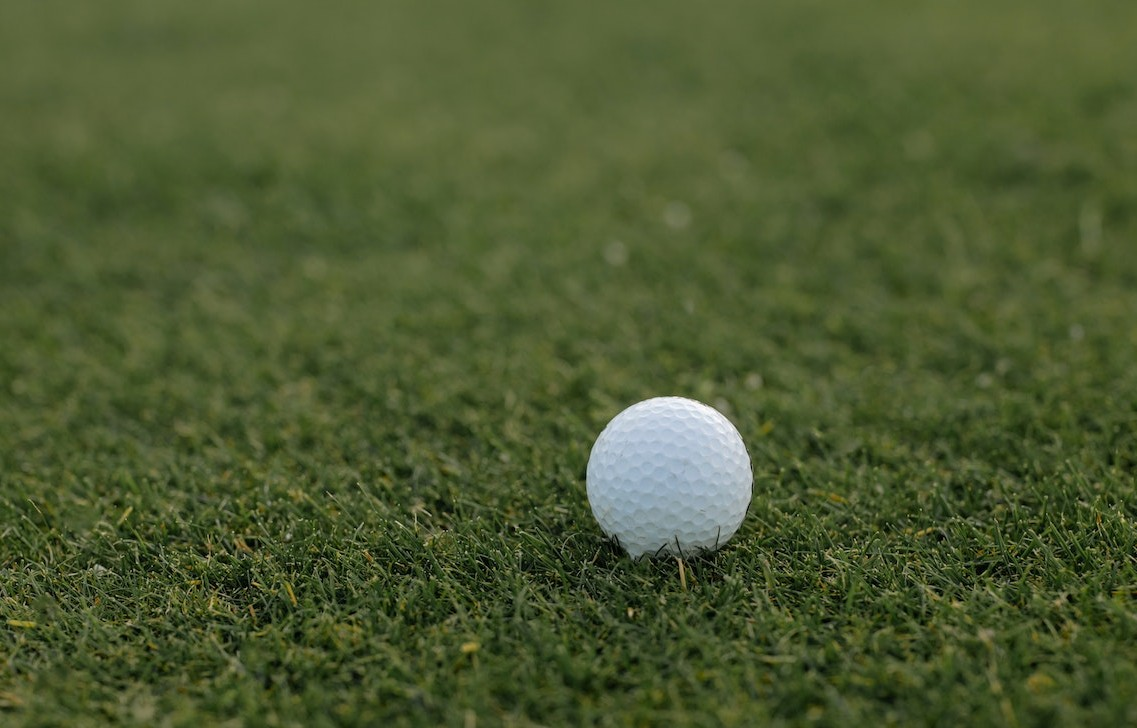
#> input picture examples/1.jpg, 1137 x 728 px, given in place of the camera
$ python hsv_color_picker_videos.py
#> lines starting #> are read from the running program, lines starting #| are printed output that depends on the picture; after the words box and inside, x2 and y2 are one past the last pixel; in counts of white or black regions, pixels touching at a corner belong together
import cv2
import numpy as np
import os


# Create a function to get the HSV values from the trackbar
def get_hsv_values(val):
    pass


# Create a window to display the frame
cv2.namedWindow('frame')

# Create a trackbar for Hue
cv2.createTrackbar('H min', 'frame', 0, 179, get_hsv_values)
#> slider 'H min' is set to 35
cv2.createTrackbar('H max', 'frame', 179, 179, get_hsv_values)

# Create a trackbar for Saturation
cv2.createTrackbar('S min', 'frame', 0, 255, get_hsv_values)
#> slider 'S min' is set to 51
cv2.createTrackbar('S max', 'frame', 255, 255, get_hsv_values)

# Create a trackbar for Value
cv2.createTrackbar('V min', 'frame', 0, 255, get_hsv_values)
#> slider 'V min' is set to 51
cv2.createTrackbar('V max', 'frame', 255, 255, get_hsv_values)


cap = cv2.VideoCapture(0)

while True:
    ret, frame = cap.read()
#> frame is the input picture: shape (728, 1137, 3); mean B, G, R 48.6, 89.1, 76

    # Convert the frame to HSV
    hsv_frame = cv2.cvtColor(frame, cv2.COLOR_BGR2HSV)
#> hsv_frame: shape (728, 1137, 3); mean H, S, V 41.2, 124.9, 89.3

    # Get the current HSV values from the trackbars
    h_min = cv2.getTrackbarPos('H min', 'frame')
    h_max = cv2.getTrackbarPos('H max', 'frame')
    s_min = cv2.getTrackbarPos('S min', 'frame')
    s_max = cv2.getTrackbarPos('S max', 'frame')
    v_min = cv2.getTrackbarPos('V min', 'frame')
    v_max = cv2.getTrackbarPos('V max', 'frame')

    # Set the lower and upper HSV limits
    lower_limit = np.array([h_min, s_min, v_min])
    upper_limit = np.array([h_max, s_max, v_max])

    # Create a mask for the specified color range
    mask = cv2.inRange(hsv_frame, lower_limit, upper_limit)
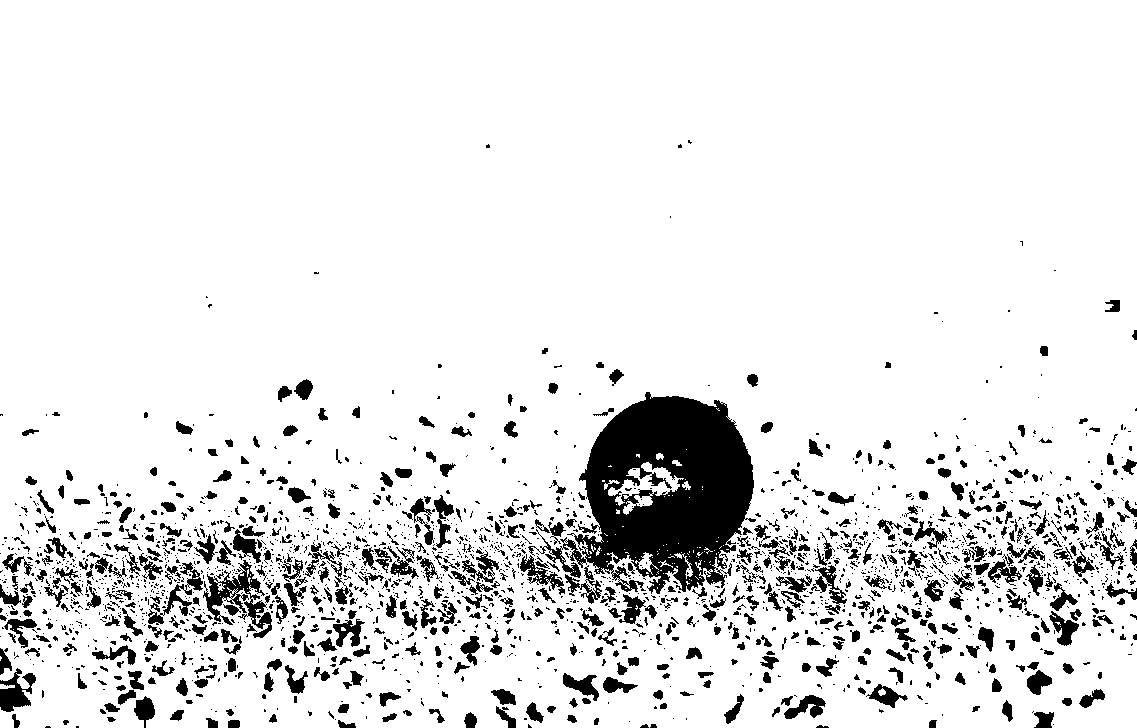
#> mask: shape (728, 1137); 89.9% white; 2317 black regions (1711 under 20 px), largest, box (x1, y1, x2, y2) and area: (528, 392, 756, 594) 24377, (203, 560, 272, 638) 1835, (0, 668, 36, 712) 838

    # Apply the mask to the original frame
    result = cv2.bitwise_and(frame, frame, mask=mask)
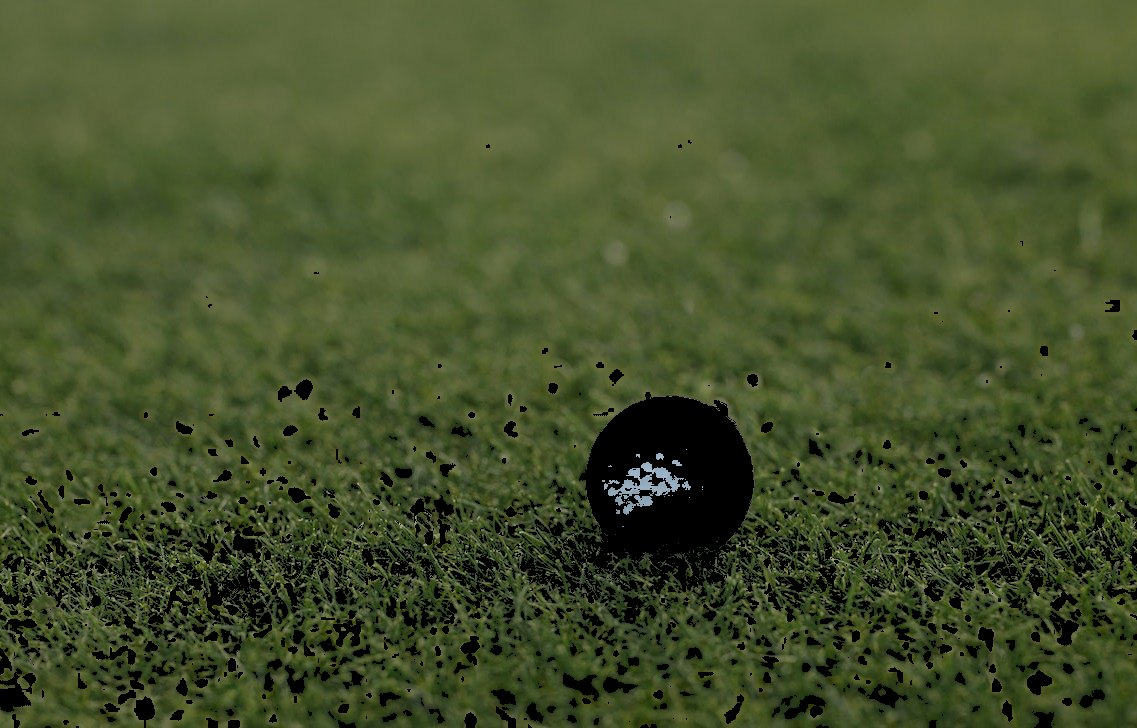
#> result: shape (728, 1137, 3); mean B, G, R 42.3, 80.4, 68.3

    # Show the frame, the mask, and the result
    cv2.imshow("orginal", frame)
    cv2.imshow("mask", mask)
    cv2.imshow('result', result)

    # Exit if 'q' is pressed
    if cv2.waitKey(1) & 0xFF == ord('q'):
#> (key q is pressed here)
        break

    # Print the current HSV values
    print('H min: {}, H max: {}, S min: {}, S max: {}, V min: {}, V max: {}'.format(
        h_min, h_max, s_min, s_max, v_min, v_max))
# Release the resources and close the window
cap.release()
cv2.destroyAllWindows()

$ run again, on examples/2.jpg
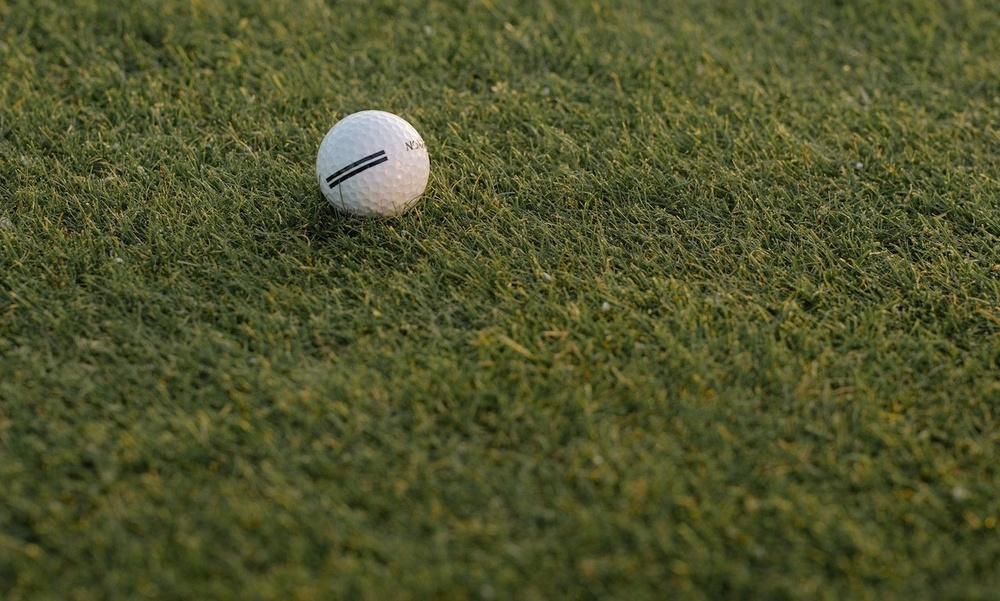
#> input picture examples/2.jpg, 1000 x 601 px, shrunk from 1279 x 769 before the run, given in place of the camera
#> frame is the input picture: shape (601, 1000, 3); mean B, G, R 43.4, 83.4, 79.2
#> hsv_frame: shape (601, 1000, 3); mean H, S, V 34.3, 130.7, 84.1
#> `mask = cv2.inRange(hsv_frame, lower_limit, upper_limit)`:
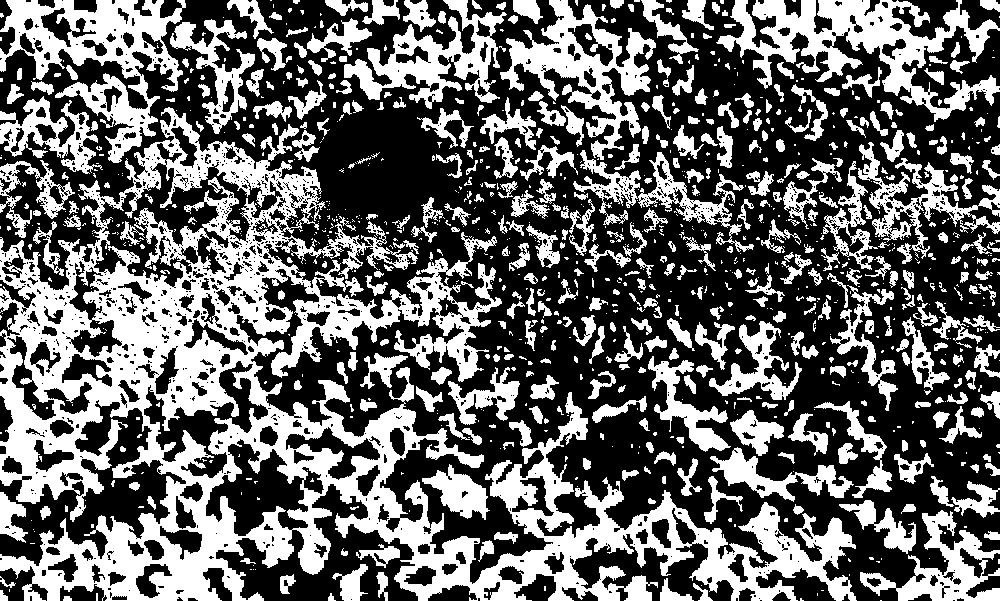
#> mask: shape (601, 1000); 40.5% white; 1081 white regions (648 under 20 px), largest, box (x1, y1, x2, y2) and area: (0, 107, 857, 601) 111689, (716, 0, 1000, 122) 12322, (0, 0, 186, 163) 10948
#> `result = cv2.bitwise_and(frame, frame, mask=mask)`:
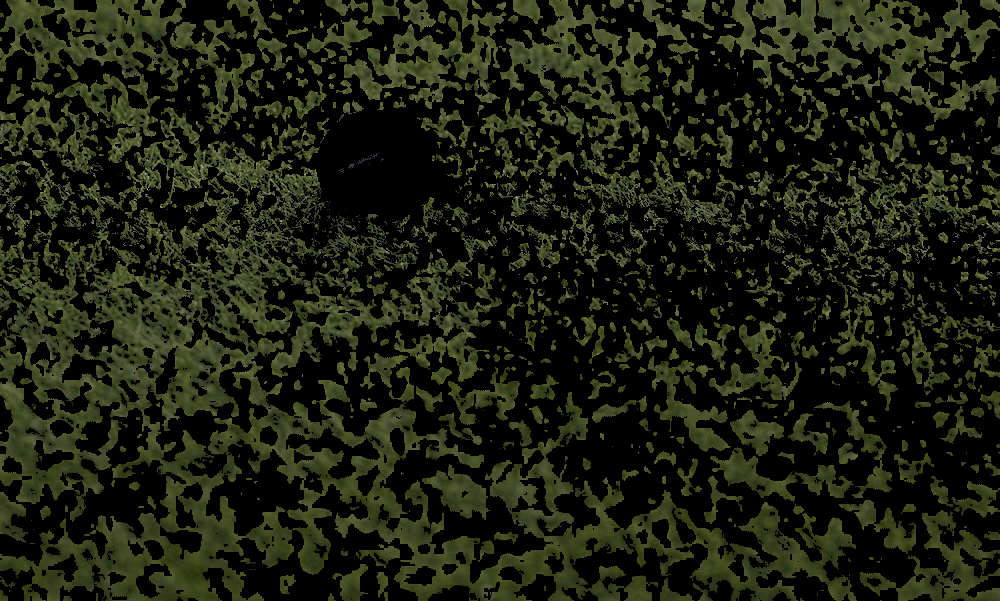
#> result: shape (601, 1000, 3); mean B, G, R 16.1, 31.4, 28.1

$ run again, on examples/3.jpg
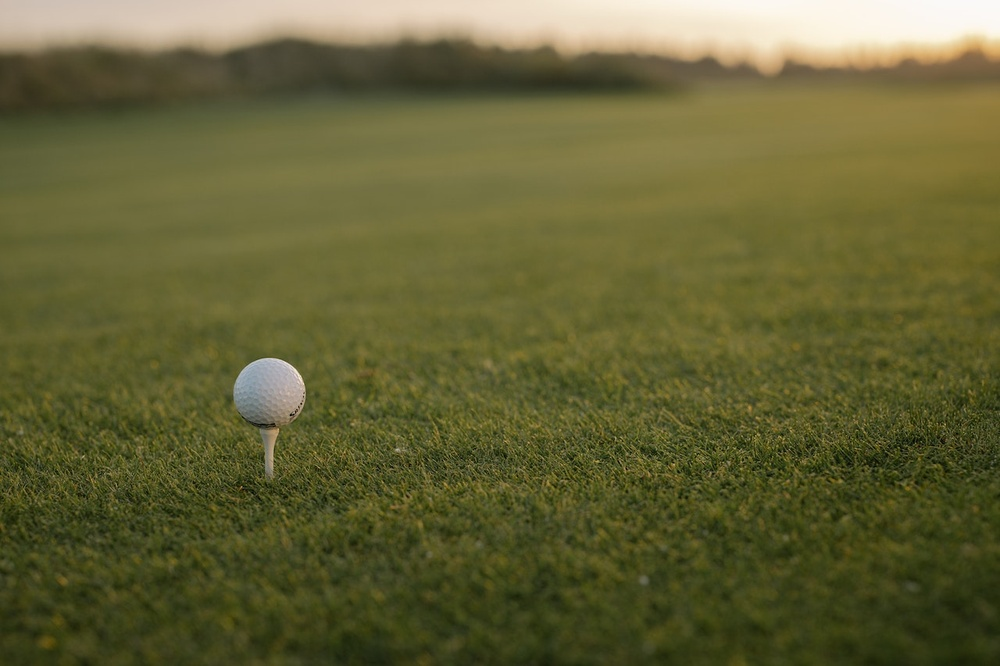
#> input picture examples/3.jpg, 1000 x 666 px, shrunk from 1280 x 853 before the run, given in place of the camera
#> frame is the input picture: shape (666, 1000, 3); mean B, G, R 54, 97.9, 99.7
#> hsv_frame: shape (666, 1000, 3); mean H, S, V 29.4, 131.7, 101.6
#> `mask = cv2.inRange(hsv_frame, lower_limit, upper_limit)`:
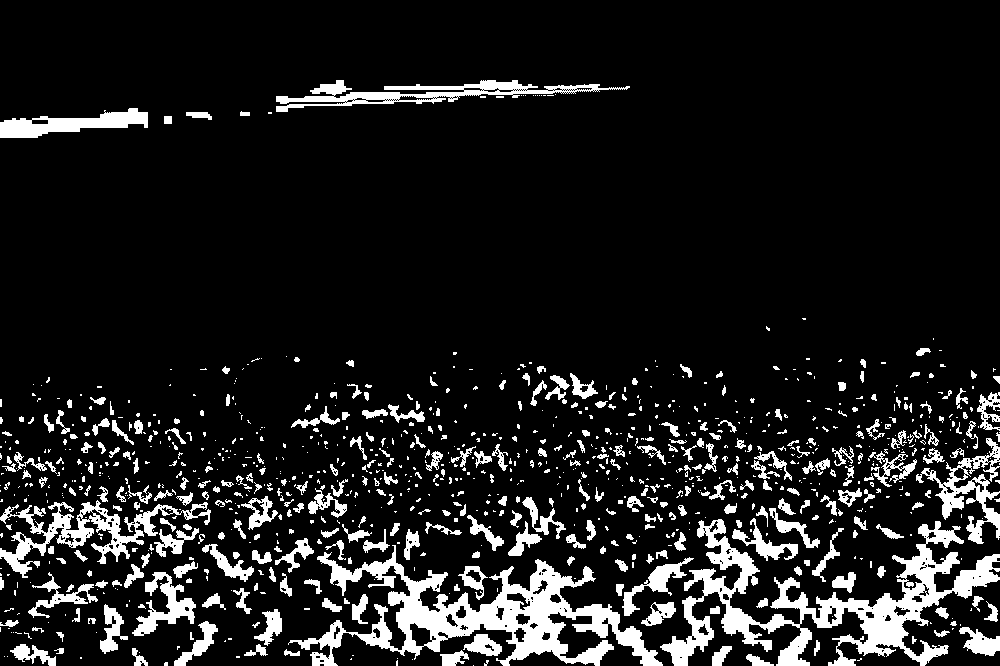
#> mask: shape (666, 1000); 11.7% white; 1003 white regions (642 under 20 px), largest, box (x1, y1, x2, y2) and area: (660, 519, 1000, 666) 13783, (288, 545, 663, 666) 13625, (0, 500, 211, 578) 4137
#> `result = cv2.bitwise_and(frame, frame, mask=mask)`:
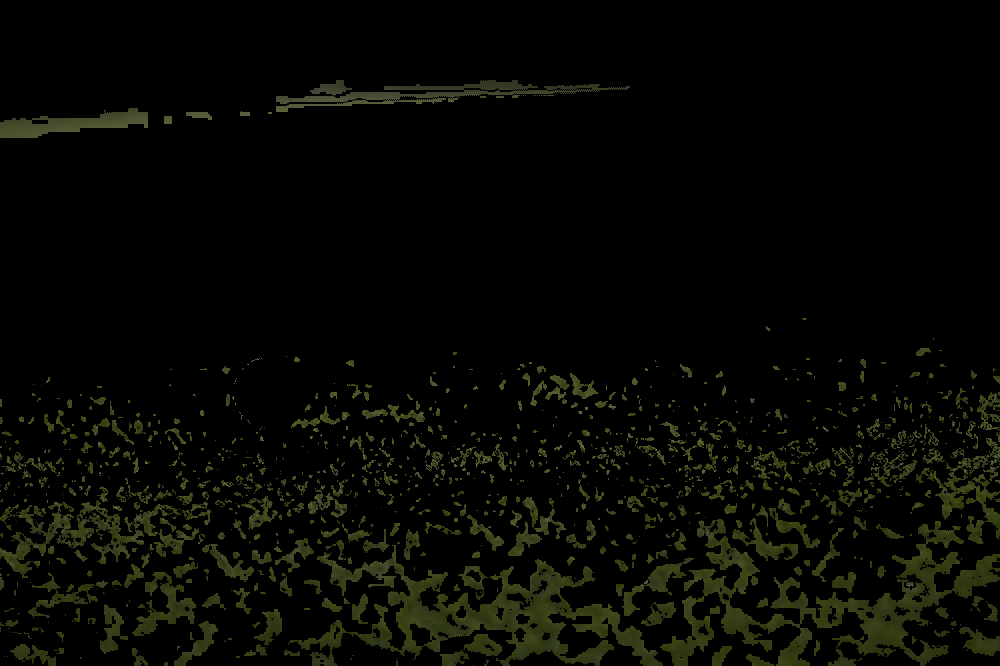
#> result: shape (666, 1000, 3); mean B, G, R 3.2, 7.6, 6.8

$ run again, on examples/4.jpg
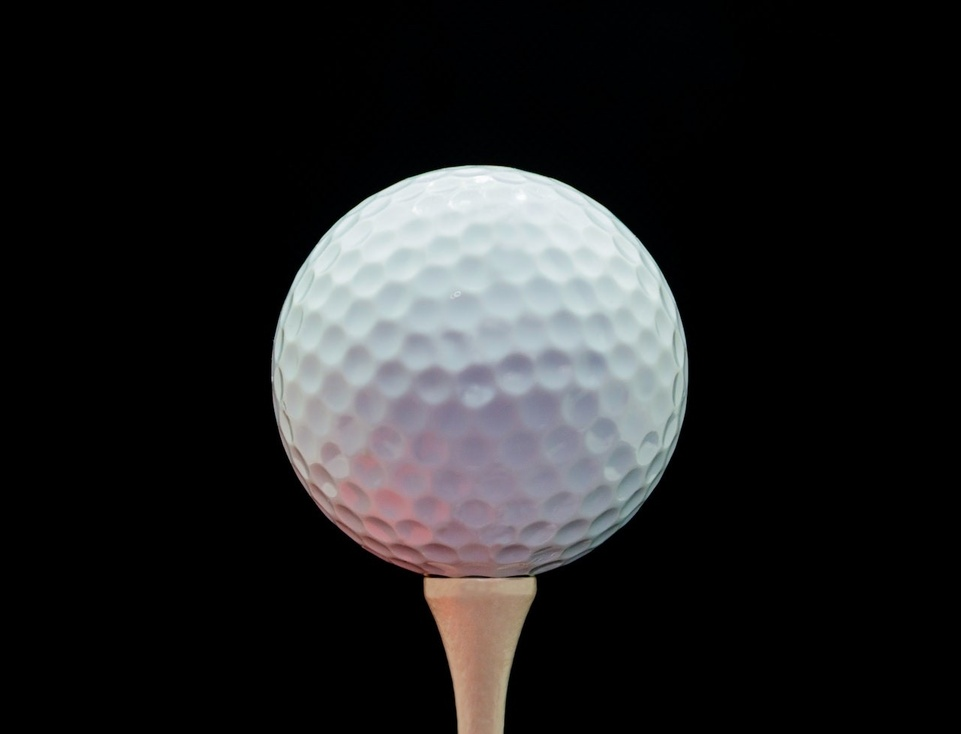
#> input picture examples/4.jpg, 961 x 734 px, shrunk from 1280 x 977 before the run, given in place of the camera
#> frame is the input picture: shape (734, 961, 3); mean B, G, R 36.6, 35.8, 35.8
#> hsv_frame: shape (734, 961, 3); mean H, S, V 30, 26.8, 38.4
#> `mask = cv2.inRange(hsv_frame, lower_limit, upper_limit)`:
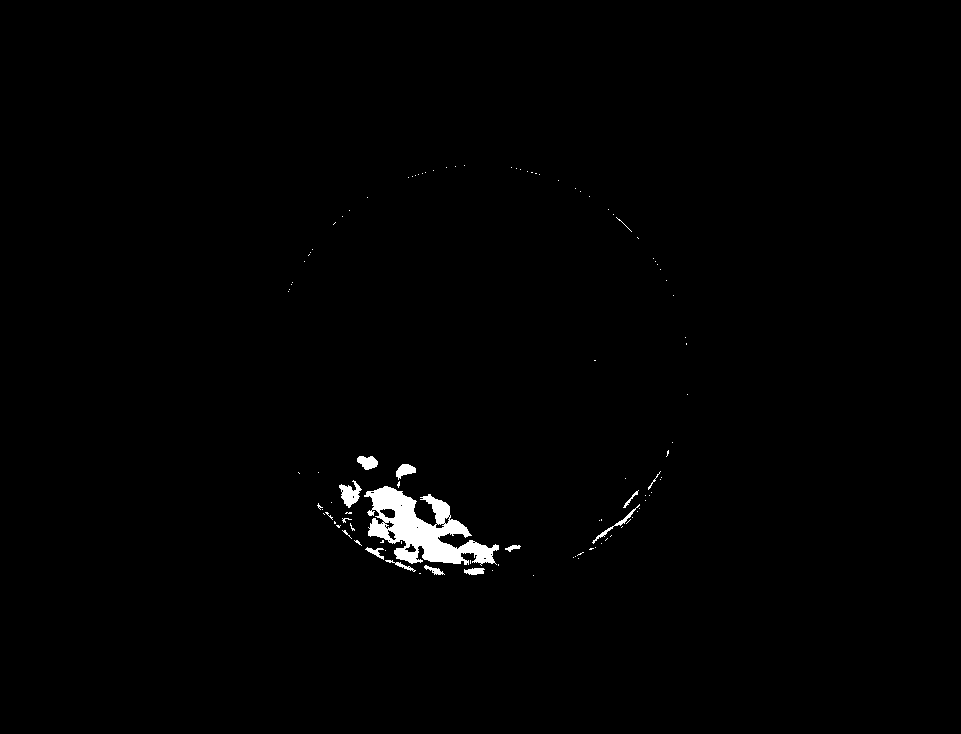
#> mask: shape (734, 961); 0.92% white; 107 white regions (94 under 20 px), largest, box (x1, y1, x2, y2) and area: (364, 486, 499, 566) 4830, (339, 480, 362, 508) 329, (357, 456, 378, 470) 207
